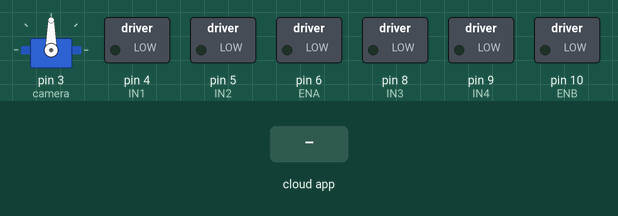
The sketch below on a simulated Arduino Uno, built with avr-gcc and run on an emulated ATmega328P. Parts: servo, switched loads named in the sketch (green lamp = pin HIGH). The inputs (shaded band) are chosen by the test bench. The ROS host is connected and sends only what is stated.

Above: at 1.2 s.
1.3 s: the phone or cloud app sets X_axis_command to 0
At 2.0 s:
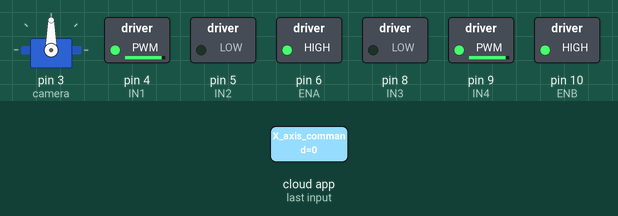
2.8 s: the phone or cloud app sets TriggerR_command to 45
At 2.96 s:
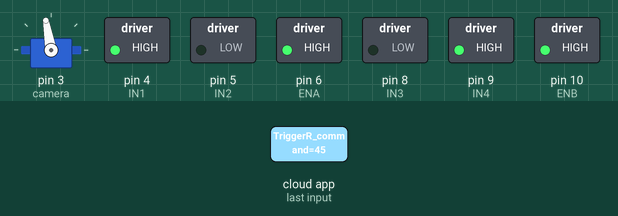
5.8 s: the phone or cloud app sets Y_axis_command to 45
8.8 s: the phone or cloud app sets TriggerL_command to 45
At 10.3 s:
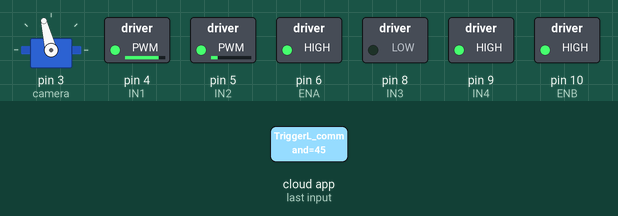
10.6 s: the phone or cloud app sets X_axis_command to 45
12.1 s: the phone or cloud app sets Y_axis_command to 180
At 13.6 s:
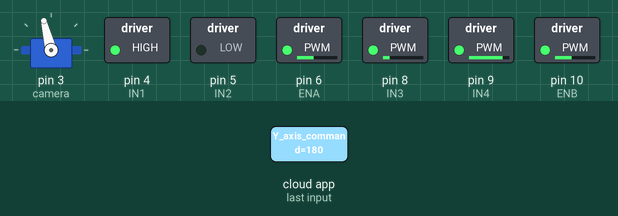
Timing chart, 0 to 13.2 s (numbered marks = the images above; inputs shaded):
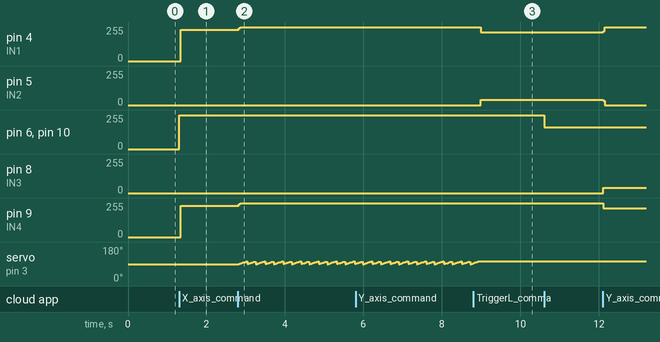

Measured:
- after the input at 1.3 s, pin 4 (IN1), pin 9 (IN4): 0/255 → 233/255 at once; pin 6 (ENA), pin 10 (ENB): 0/255 → 255/255 at once
- after the input at 2.8 s, pin 4 (IN1), pin 9 (IN4): 233/255 → 255/255 at once; servo on pin 3 (camera): ramps from 90° to 104° and jumps back, once every 0.23 s
- after the input at 8.8 s, pin 4 (IN1): 255/255 → 214/255 after 0.19 s; pin 5 (IN2): 0/255 → 41/255 after 0.19 s; servo on pin 3 (camera): goes on until 8.9 s, then stays 104°
- after the input at 12.1 s, pin 4 (IN1): 214/255 → 255/255 at once; pin 5 (IN2): 41/255 → 0/255 at once; pin 8 (IN3): 0/255 → 41/255 at once; pin 9 (IN4): 255/255 → 214/255 at once

The sketch:

rover.ino
```cpp
#include <Servo.h>
#include <ros.h>
#include <std_msgs/Int32.h>
#include <std_msgs/Float32.h>


Servo camera;

int Xaxis=127;
int Yaxis=127;
int trigL;
int trigR;

ros::NodeHandle nh;

void X_axis_callback(const std_msgs::Int32& msg) {
  Xaxis = msg.data;
}

void Y_axis_callback(const std_msgs::Int32& msg) {
  Yaxis = msg.data;
}

void trigLeft_callback(const std_msgs::Int32& msg) {
  trigL = msg.data;
}

void trigRight_callback(const std_msgs::Int32& msg) {
  trigR = msg.data;
}

ros::Subscriber<std_msgs::Int32> X_axis_subscriber("X_axis_command", &X_axis_callback);
ros::Subscriber<std_msgs::Int32> Y_axis_subscriber("Y_axis_command", &Y_axis_callback);
ros::Subscriber<std_msgs::Int32> triggerR_subscriber("TriggerR_command", &trigRight_callback);
ros::Subscriber<std_msgs::Int32> triggerL_subscriber("TriggerL_command", &trigLeft_callback);

void setup() {
  nh.initNode();
  nh.subscribe(X_axis_subscriber);
  nh.subscribe(Y_axis_subscriber);
  nh.subscribe(triggerR_subscriber);
  nh.subscribe(triggerL_subscriber);

  initialize_motor();

  camera.attach(3);  // Assuming servo is connected to pin 3
  camera.write(90);

  Serial.begin(57600);
}

void loop() {
  nh.spinOnce();
  control_rover(Xaxis, Yaxis);
  adjust_camera();
}

void adjust_camera() {
  int valueL = map(trigL, 0, 255, 90, 0);
  int valueR = map(trigR, 0, 255, 90, 180);

  if (trigR < 10) {
    for (int i = 90; i > valueL; i--) {
      camera.write(i);
      delay(15);
    }
  }
  if (trigL < 10) {
    for (int i = 90; i < valueR; i++) {
      camera.write(i);
      delay(15);
    }
  }
}
```

Motor.ino
```cpp
#define IN1 4
#define IN2 5
#define ENA 6

#define IN3 8
#define IN4 9
#define ENB 10

int speedA;
int speedB;

void initialize_motor() {
  pinMode(IN1, OUTPUT);
  pinMode(IN2, OUTPUT);
  pinMode(ENA, OUTPUT);
  pinMode(IN3, OUTPUT);
  pinMode(IN4, OUTPUT);
  pinMode(ENB, OUTPUT);
}

void speed() {
  analogWrite(ENA, speedA);
  analogWrite(ENB, speedB);
}

void move_forward() {
  digitalWrite(IN1, HIGH);
  digitalWrite(IN2, LOW);
  digitalWrite(IN3, HIGH);
  digitalWrite(IN4, LOW);
}

void move_backward() {
  digitalWrite(IN1, LOW);
  digitalWrite(IN2, HIGH);
  digitalWrite(IN3, LOW);
  digitalWrite(IN4, HIGH);
}

void move_left() {
  digitalWrite(IN1, HIGH);
  digitalWrite(IN2, LOW);
  digitalWrite(IN3, LOW);
  digitalWrite(IN4,HIGH);
}

void move_right(){
  digitalWrite(IN1, LOW);
  digitalWrite(IN2, HIGH);
  digitalWrite(IN3, HIGH);
  digitalWrite(IN4,LOW);
}

void stop_rover() {
  digitalWrite(IN1, LOW);
  digitalWrite(IN2, LOW);
  digitalWrite(IN3, LOW);
  digitalWrite(IN4, LOW);
  speedA = 0;
  speedB = 0;
}

void control_rover(int Xaxis, int Yaxis) {
  if (Yaxis > 127) {
    // Move forward
    move_forward();
    speedA = map(Yaxis, 127, 255, 0, 255);
    speedB = map(Yaxis, 127, 255, 0, 255);
    // Apply speed
    speed();
  } else if (Yaxis < 127) {
    // Move backward
    move_backward();
    speedA = map(Yaxis, 127, 0, 0, 255);
    speedB = map(Yaxis, 127, 0, 0, 255);
    // Apply speed
    speed();
  }
   else if(Yaxis == 127){
    // Stop
    stop_rover();
  }
  if(Xaxis > 127){
    speedA = map(Xaxis, 127, 255, 0, 255);
    speedB = map(Xaxis, 127, 255, 0, 255);
    move_right();
    // Apply speed
    speed();
  }
  else if(Xaxis < 127){
    speedA = map(Xaxis, 127, 0, 0, 255);
    speedB = map(Xaxis, 127, 0, 0, 255);
    move_left();
    // Apply speed
    speed();
  }
  else if(Xaxis == 127){
    stop_rover();
  }


}
```
